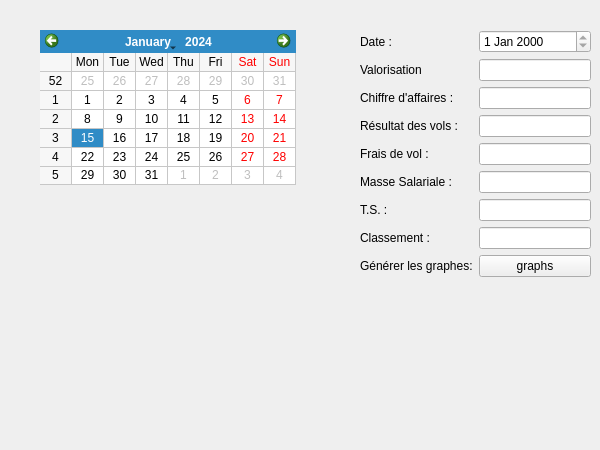
    <widget class="QWidget" name="finance">
     <attribute name="title">
      <string>Finance</string>
     </attribute>
     <widget class="QCalendarWidget" name="calendar">
      <property name="geometry">
       <rect>
        <x>40</x>
        <y>30</y>
        <width>256</width>
        <height>155</height>
       </rect>
      </property>
      <property name="firstDayOfWeek">
       <enum>Qt::Monday</enum>
      </property>
      <property name="gridVisible">
       <bool>true</bool>
      </property>
      <property name="verticalHeaderFormat">
       <enum>QCalendarWidget::ISOWeekNumbers</enum>
      </property>
      <property name="navigationBarVisible">
       <bool>true</bool>
      </property>
      <property name="dateEditEnabled">
       <bool>true</bool>
      </property>
     </widget>
     <widget class="QWidget" name="formLayoutWidget_3">
      <property name="geometry">
       <rect>
        <x>360</x>
        <y>30</y>
        <width>231</width>
        <height>411</height>
       </rect>
      </property>
      <layout class="QFormLayout" name="formLayout_3">
       <property name="fieldGrowthPolicy">
        <enum>QFormLayout::AllNonFixedFieldsGrow</enum>
       </property>
       <item row="0" column="0">
        <widget class="QLabel" name="label_109">
         <property name="text">
          <string>Date :</string>
         </property>
        </widget>
       </item>
       <item row="0" column="1">
        <widget class="QDateEdit" name="ma_date">
         <property name="readOnly">
          <bool>true</bool>
         </property>
        </widget>
       </item>
       <item row="3" column="0">
        <widget class="QLabel" name="label_82">
         <property name="text">
          <string>Résultat des vols : </string>
         </property>
        </widget>
       </item>
       <item row="3" column="1">
        <widget class="QLineEdit" name="result_day">
         <property name="readOnly">
          <bool>true</bool>
         </property>
        </widget>
       </item>
       <item row="4" column="0">
        <widget class="QLabel" name="label_86">
         <property name="text">
          <string>Frais de vol :</string>
         </property>
        </widget>
       </item>
       <item row="4" column="1">
        <widget class="QLineEdit" name="frais_day">
         <property name="readOnly">
          <bool>true</bool>
         </property>
        </widget>
       </item>
       <item row="6" column="0">
        <widget class="QLabel" name="label_87">
         <property name="text">
          <string>T.S. :</string>
         </property>
        </widget>
       </item>
       <item row="6" column="1">
        <widget class="QLineEdit" name="ts">
         <property name="readOnly">
          <bool>true</bool>
         </property>
        </widget>
       </item>
       <item row="7" column="0">
        <widget class="QLabel" name="label_88">
         <property name="text">
          <string>Classement :</string>
         </property>
        </widget>
       </item>
       <item row="7" column="1">
        <widget class="QLineEdit" name="place">
         <property name="readOnly">
          <bool>true</bool>
         </property>
        </widget>
       </item>
       <item row="8" column="0">
        <widget class="QLabel" name="label_94">
         <property name="text">
          <string>Générer les graphes:</string>
         </property>
        </widget>
       </item>
       <item row="8" column="1">
        <widget class="QPushButton" name="plot_finance">
         <property name="text">
          <string>graphs</string>
         </property>
        </widget>
       </item>
       <item row="5" column="0">
        <widget class="QLabel" name="label_129">
         <property name="text">
          <string>Masse Salariale :</string>
         </property>
        </widget>
       </item>
       <item row="5" column="1">
        <widget class="QLineEdit" name="salaire">
         <property name="readOnly">
          <bool>true</bool>
         </property>
        </widget>
       </item>
       <item row="1" column="0">
        <widget class="QLabel" name="label_130">
         <property name="text">
          <string>Valorisation</string>
         </property>
        </widget>
       </item>
       <item row="1" column="1">
        <widget class="QLineEdit" name="valorisation">
         <property name="readOnly">
          <bool>true</bool>
         </property>
        </widget>
       </item>
       <item row="2" column="1">
        <widget class="QLineEdit" name="CA_day">
         <property name="readOnly">
          <bool>true</bool>
         </property>
        </widget>
       </item>
       <item row="2" column="0">
        <widget class="QLabel" name="label_7">
         <property name="text">
          <string>Chiffre d'affaires : </string>
         </property>
        </widget>
       </item>
      </layout>
     </widget>
    </widget>
